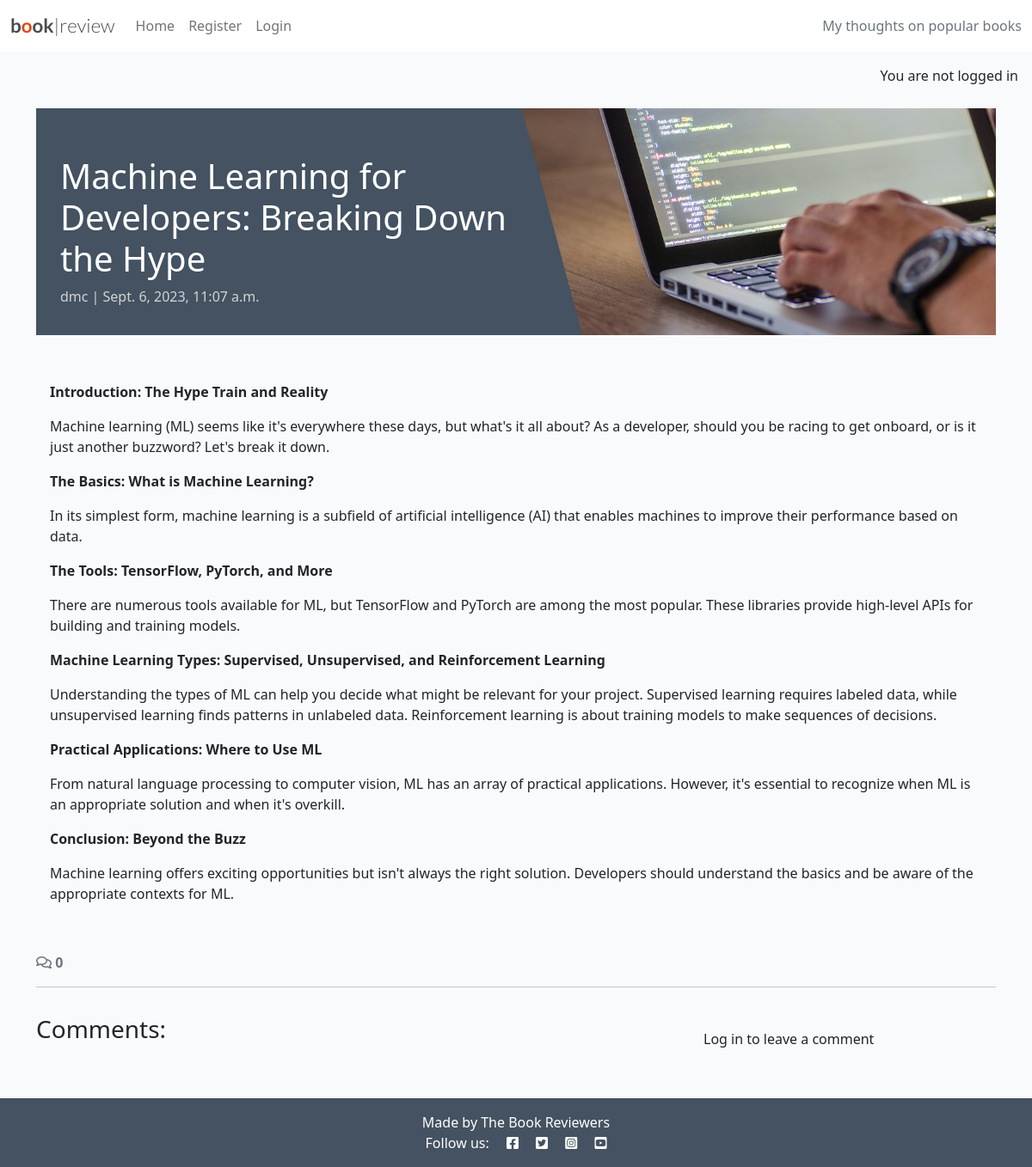
Page /machine-learning-for-developers-breaking-down-the-hype/ on the committed database.
### blog/models.py (models this page shows, shortened)
class Post(models.Model):
    title = models.CharField(max_length=200, unique=True)
    slug = models.SlugField(max_length=200, unique=True)
    author = models.ForeignKey(User, on_delete=models.CASCADE, related_name="blog_posts", default='DMC')
    content = models.TextField()
    created_on = models.DateTimeField(auto_now_add=True)
    status = models.IntegerField(choices=STATUS, default=0)
    updated_on = models.DateTimeField(auto_now=True)
    class Meta:
        ordering = ["-created_on"]

### blog/views.py (the view, shortened to what this page needs)
# urls.py: path('<slug:slug>/', views.post_detail, name='post_detail'),
def post_detail(request, slug):
    queryset = Post.objects.filter(status=1)
    post = get_object_or_404(queryset, slug=slug)
    comments = "comment 1"
    comment_count = post.comments.filter(approved=True).count()
    comment_form = CommentForm()
    print("render template")
    return render(
            request,
            "blog/post_detail.html",
            {
                "post": post,
                "comments": comments,
                "comment_count": comment_count,
                "comment_form": comment_form,
            },
        )

### blog/templates/blog/post_detail.html (shortened to what this page needs)
{% extends 'base.html' %} {% block content %}
{% load static %}
{% load crispy_forms_tags %}
<div class="masthead">
    <div class="container">
        <div class="row g-0">
            <div class="col-md-6 masthead-text">
                <h1 class="post-title">{{ post.title }}</h1>
                <p class="post-subtitle">{{ post.author }} | {{ post.created_on }}</p>
            </div>
            <div class="d-none d-md-block col-md-6 masthead-image">
                <img src="{% static 'images/default.jpg' %}" class="scale" alt="placeholder">
            </div>
        </div>
    </div>
</div>
<div class="container">
    <div class="row">
        <div class="col card mb-4  mt-3 left  top">
            <div class="card-body">
                <p class="card-text">
                    {{ post.content | safe }}
                </p>
            </div>
        </div>
    </div>
    <div class="row">
        <div class="col-12">
            <strong class="text-secondary">
                <i class="far fa-comments"></i> {{ comment_count }}
            </strong>
        </div>
        <div class="col-12">
            <hr>
        </div>
    </div>
    <div class="row">
        <div class="col-md-8 card mb-4  mt-3 ">
            <h3>Comments:</h3>
            <div class="card-body">
            </div>
        </div>
        <div class="col-md-4 card mb-4  mt-3 ">
            <div class="card-body">
                {% if user.is_authenticated %}
                <h3>Leave a comment:</h3>
                <p>Posting as: {{ user.username }}</p>
                <form id="commentForm" method="post" style="margin-top: 1.3em;">
                    {{ comment_form | crispy }}
                    {% csrf_token %}
                    <button id="submitButton" type="submit" class="btn btn-signup btn-lg">Submit</button>
                </form>
                {% else %}
                <p>Log in to leave a comment</p>
                {% endif %}
            </div>
        </div>
    </div>
</div>
{% endblock content %}

### static/css/style.css (style rules this page uses)
body { background-color: #F9FAFC; }
.main-bg { background-color: #F9FAFC; }
.card { border: none; background-color: transparent; }
.scale { width: 100%; height: auto; }
.masthead { margin-top: 10px; overflow: hidden; position: relative; display: inline-block; height: 33vh; width: 100%; }
.masthead-text { background-color: #445261; color: white; position: relative; }
.masthead-image { position: relative; overflow: hidden; }
.masthead-image:after { content: ""; position: absolute; top: 0; right: 90%; height: 100%; width: 150%; background: #445261; -webkit-transform: skew(15deg); -moz-transform: skew(15deg); transform: skew(15deg); z-index: 100; }
.post-title { margin-top: 10%; margin-left: 5%; }
.post-subtitle { margin-left: 5%; color: lightgray; }

### rows in the picture
Post: title "Machine Learning for Developers: Breaking Down the Hype", author "dmc", created_on "Sept. 6, 2023, 11:07 a.m.", content "Introduction: The Hype Train and Reality Machine learning (ML) seems like it's everywhere these days, but what's it all about? As a developer, should you be racing to get onboard, or is it just another buzzword? Let's break it down. The Basics: What is Machine Learning? In its simplest form, machine learning is a subfield of artificial intelligence (AI) that enables machines to improve their performance based on data. The Tools: TensorFlow, PyTorch, and More There are numerous tools available for ML, but TensorFlow and PyTorch are among the most popular. These libraries provide high-level APIs for building and training models. Machine Learning Types: Supervised, Unsupervised, and…"

### other values in the picture
{{ comment_count }} "0"
